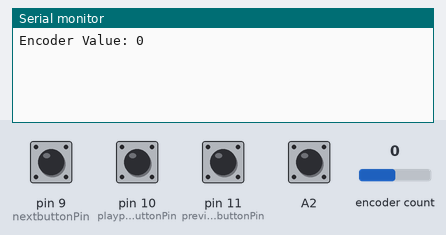
The sketch below on a simulated Arduino Leonardo, built with avr-gcc and run on an emulated ATmega32U4. On the bench: the last lines printed to the serial monitor. Inputs (shaded band) come from the test bench; at power-on: A2, pin 9 (nextbuttonPin), pin 10 (playpausebuttonPin), pin 11 (previousbuttonPin) HIGH, encoder count 0. USB keyboard and mouse output is not drawn.

Above: at 1.2 s.
1.3 s: pin 9 (nextbuttonPin) pulled LOW for 0.15 s
At 1.8 s:
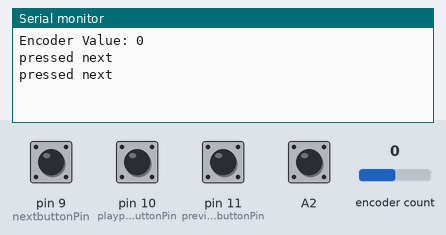
2.9 s: pin 10 (playpausebuttonPin) pulled LOW for 0.15 s
At 3.7 s:
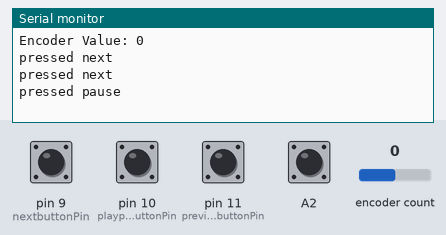
4.5 s: pin 11 (previousbuttonPin) pulled LOW for 0.15 s
At 5.4 s:
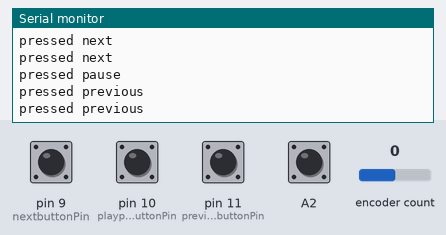
6.1 s: A2 pulled LOW for 0.15 s
At 7.4 s:
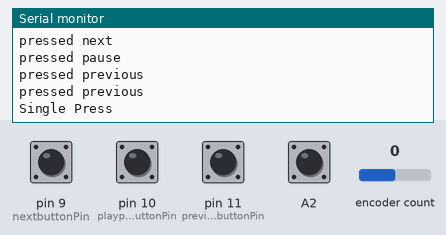
8.3 s: encoder count set to 1
At 8.7 s:
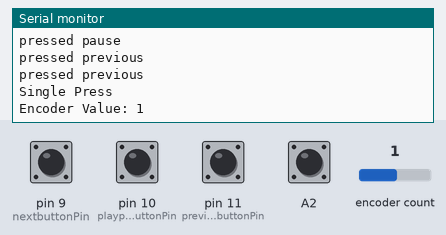
9.8 s: encoder count set to 2
At 11.1 s:
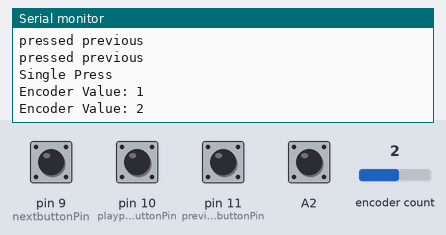

The sketch:

Media-Controller.ino
```cpp
//Using Leonardo Tiny Atmega32U4
//Available at https://www.jaycar.com.au/duinotech-leonardo-tiny-atmega32u4-development-board/p/XC4431
//Made By Blake McCullough
//Discord - Spoiled_Kitten#4911
//Github - https://github.com/Blake-McCullough/
//Email - privblakemccullough@protonmail.com
//Website - https://blakemccullough.com/
//
//
//
#include <ClickEncoder.h>
#include <TimerOne.h>
#include <HID-Project.h>
//Variables that won't change.
#define ENCODER_CLK A0
#define ENCODER_DT A1
#define ENCODER_SW A2
const int nextbuttonPin = 9; //Next buttons pin.
const int playpausebuttonPin = 10; //Play-Pause buttons pin.
const int previousbuttonPin = 11; //Previous buttons pin.
//
// variables will change:
int nextbuttonState = 0;     //Sets up for using later.
int playpausebuttonState = 0; //Sets up for using later.
int previousbuttonState = 0;   //Sets up for using later.
//
ClickEncoder *encoder; // variable representing the rotary encoder
int16_t last, value; // variables for current and last rotation value

void timerIsr() {
  encoder->service();
}
long lastCheck = 0;
void setup() {
  Serial.begin(9600); // Opens the serial connection used for communication with the PC.
  Consumer.begin(); // Initializes the media keyboard
  encoder = new ClickEncoder(ENCODER_DT, ENCODER_CLK, ENCODER_SW); // Initializes the rotary encoder with the mentioned pins
  pinMode(nextbuttonPin, INPUT_PULLUP); //Using pullup mode to avoid the need for resistors
  pinMode(playpausebuttonPin, INPUT_PULLUP); //Using pullup mode to avoid the need for resistors
   pinMode(previousbuttonPin, INPUT_PULLUP); //Using pullup mode to avoid the need for resistors
  Timer1.initialize(1000); // Initializes the timer, which the rotary encoder uses to detect rotation
  Timer1.attachInterrupt(timerIsr);
  last = -1;
}

void loop() {
  value += encoder->getValue();


    nextbuttonState = digitalRead(nextbuttonPin);
    playpausebuttonState = digitalRead(playpausebuttonPin);
    previousbuttonState = digitalRead(previousbuttonPin);
  //Responsible for the button events.
    if (nextbuttonState == LOW) {
      // turn LED on:
        Consumer.write(MEDIA_NEXT);
        Serial.println("pressed next\n");
        delay(100);
    }
    if (playpausebuttonState == LOW) {
      // turn LED on:
         Consumer.write(MEDIA_PLAY_PAUSE);
         Serial.println("pressed pause\n");
         delay(200);
    }
    if (previousbuttonState == LOW) {
      // turn LED on:
         Consumer.write(MEDIA_PREVIOUS);
          Serial.println("pressed previous\n");
         delay(100);
    }


  // This part of the code is responsible for the actions when you rotate the encoder
  if (value != last) { // New value is different than the last one, that means to encoder was rotated
    if(last>value) // Detecting the direction of rotation
      Consumer.write(MEDIA_VOLUME_UP); // Replace this line to have a different function when rotating counter-clockwise
      else
      Consumer.write(MEDIA_VOLUME_DOWN); // Replace this line to have a different function when rotating clockwise
    last = value; // Refreshing the "last" varible for the next loop with the current value
    Serial.print("Encoder Value: "); // Text output of the rotation value used manily for debugging (open Tools - Serial Monitor to see it)
    Serial.println(value);
  }

  // This next part handles the rotary encoder BUTTON
  ClickEncoder::Button b = encoder->getButton(); // Asking the button for it's current state
  if (b != ClickEncoder::Open) { // If the button is unpressed, we'll skip to the end of this if block
    //Serial.print("Button: ");
    //#define VERBOSECASE(label) case label: Serial.println(#label); break;
    switch (b) {
      case ClickEncoder::Clicked: // Button was clicked once
        Consumer.write(MEDIA_VOLUME_MUTE);
        Serial.print("Single Press\n");
        // Replace this line to have a different function when clicking button once
      break;

      case ClickEncoder::DoubleClicked: // Button was double clicked
         Serial.print("Double Press\n"); // Replace this line to have a different function when double-clicking
      break;
    }
  }

  delay(10); // Wait 10 milliseconds, we definitely don't need to detect the rotary encoder any faster than that
  // The end of the loop() function, it will start again from the beggining (the begginging of the loop function, not the whole document)
}


/*
    This is just a long comment
    Here are some fun functions you can use to replace the default behaviour
    Consumer.write(CONSUMER_BRIGHTNESS_UP);
    Consumer.write(CONSUMER_BRIGHTNESS_DOWN);
    Consumer.write(CONSUMER_BROWSER_HOME);
    Consumer.write(CONSUMER_SCREENSAVER);
    Consumer.write(HID_CONSUMER_AL_CALCULATOR); //launch calculator :)
    Consumer.write(HID_CONSUMER_AC_ZOOM_IN);
    Consumer.write(HID_CONSUMER_AC_SCROLL_UP);
    CONSUMER_SLEEP = 0x32,

    FULL LIST CAN BE FOUND HERE:
    https://github.com/NicoHood/HID/blob/master/src/HID-APIs/ConsumerAPI.h
*/
```

Measured:
- after the input at 1.3 s, the serial monitor: prints a new line at once (image 1)
- after the input at 2.9 s, the serial monitor: prints a new line at once (image 2)
- after the input at 4.5 s, the serial monitor: prints a new line at once (image 3)
- after the input at 6.1 s, the serial monitor: prints a new line after 0.76 s (image 4)
- after the input at 8.3 s, the serial monitor: prints a new line at once (image 5)
- after the input at 9.8 s, the serial monitor: prints a new line at once (image 6)
